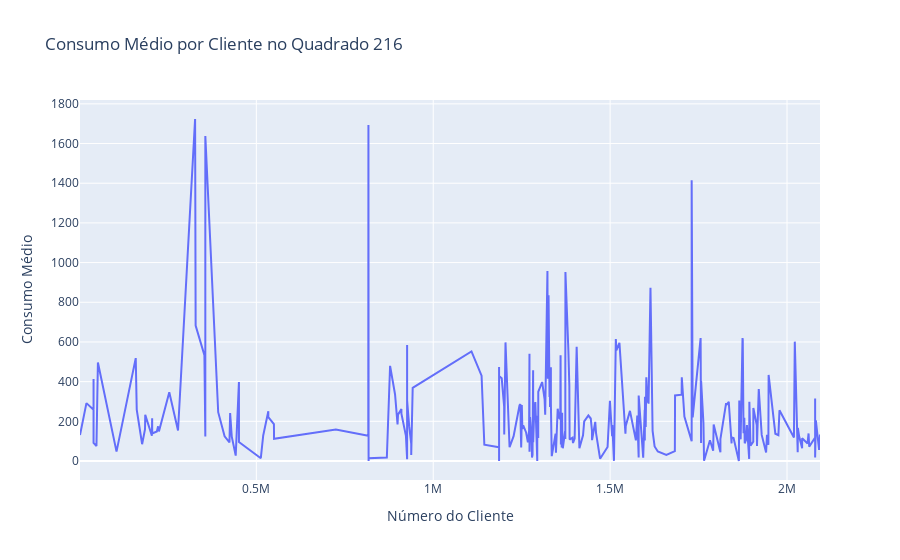

The notebook cell saved with this chart:
### Code cell
df_consumo_medio_216 = consumo_medio_216.reset_index()

fig_2 = px.line(df_consumo_medio_216, x='NRO_CLIENT', y='CNS_ACT_SOMA', 
              title='Consumo Médio por Cliente no Quadrado 216', 
              labels={'NRO_CLIENT': 'Número do Cliente', 'CNS_ACT_SOMA': 'Consumo Médio'})
fig_2.show()

### Figure 1 — Plotly figure (JSON) as saved in the notebook; plotly's stock layout.template omitted (floating-point values rounded to 4 significant figures; data arrays with more than 128 entries replaced by an {"elided": "..."} marker saying what was removed)
{"data": [{"hovertemplate": "Número do Cliente=%{x}<br>Consumo Médio=%{y}<extra></extra>", "legendgroup": "", "line": {"color": "#636efa", "dash": "solid"}, "marker": {"symbol": "circle"}, "mode": "lines", "name": "", "orientation": "v", "showlegend": false, "type": "scatter", "x": {"elided": "667 int values"}, "xaxis": "x", "y": {"elided": "667 float values"}, "yaxis": "y"}], "layout": {"legend": {"tracegroupgap": 0}, "title": {"text": "Consumo Médio por Cliente no Quadrado 216"}, "xaxis": {"anchor": "y", "domain": [0, 1], "title": {"text": "Número do Cliente"}}, "yaxis": {"anchor": "x", "domain": [0, 1], "title": {"text": "Consumo Médio"}}}}
